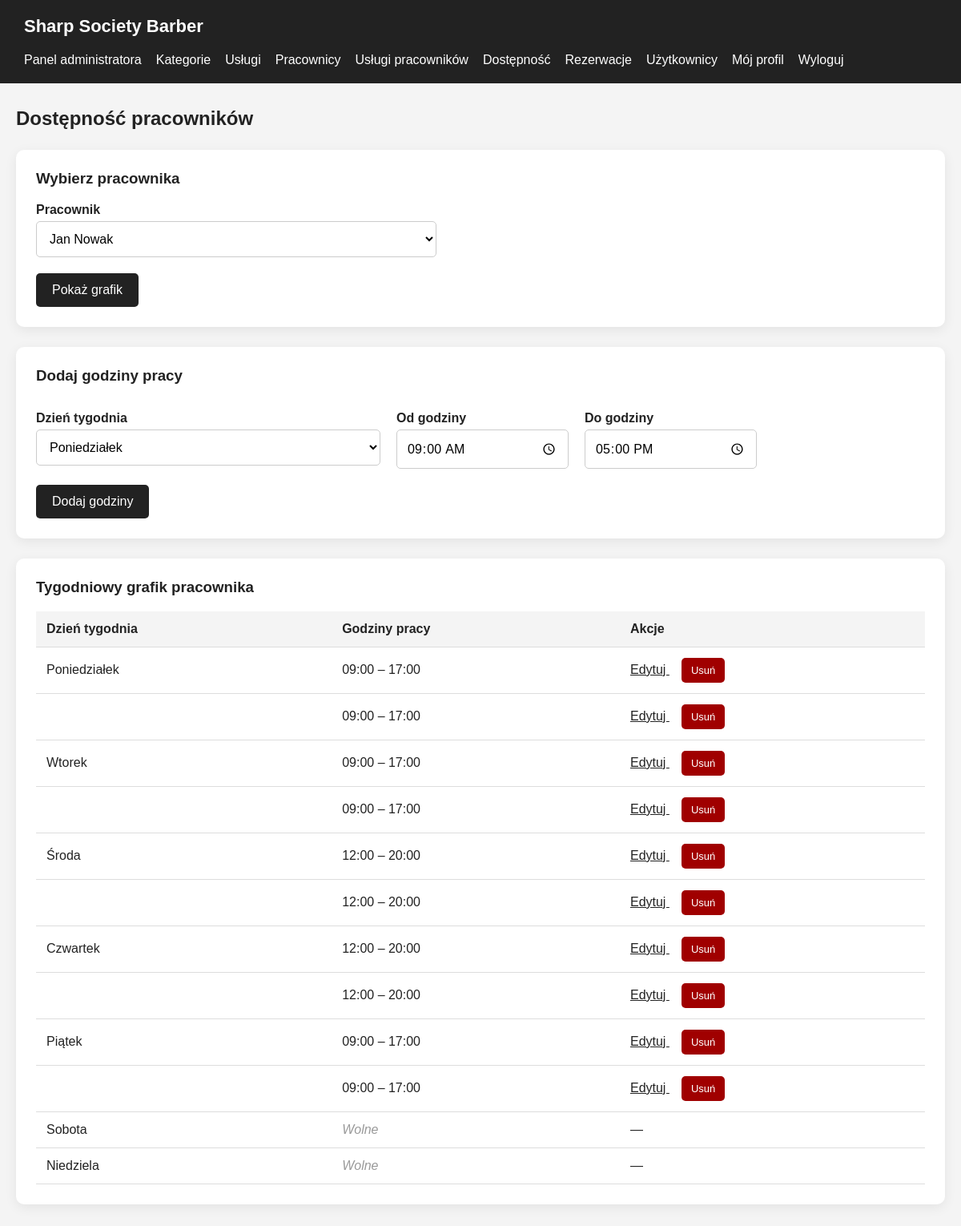
Page /public/admin/availability.php (signed in) on the earlier database version.
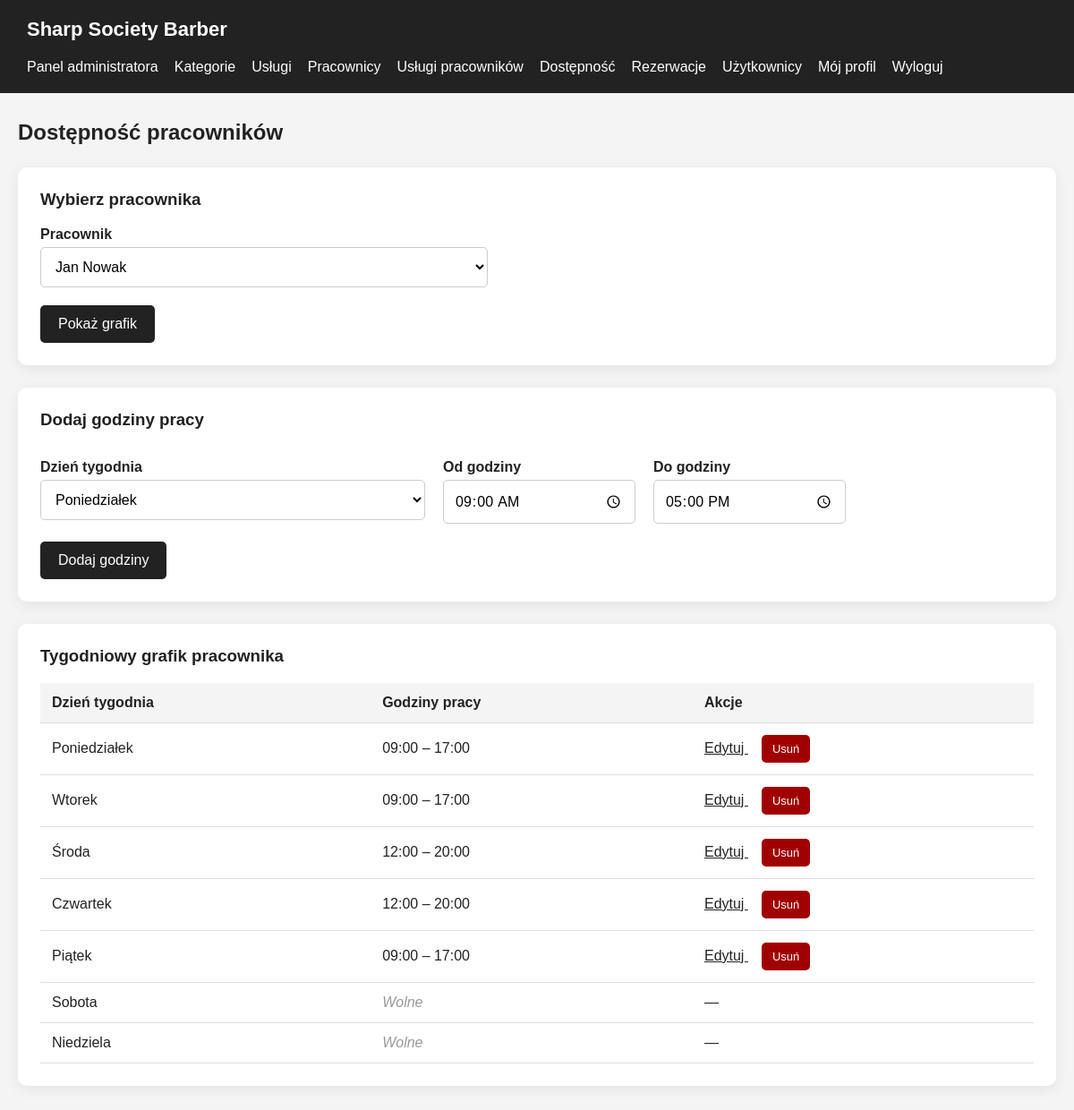
Same page on the later database version.
### tables this page shows
CREATE TABLE employee_availability (
    id INT UNSIGNED AUTO_INCREMENT PRIMARY KEY,
    employee_id INT UNSIGNED NOT NULL,
    day_of_week TINYINT UNSIGNED NOT NULL,
    start_time TIME NOT NULL,
    end_time TIME NOT NULL,

    CONSTRAINT fk_availability_employee
        FOREIGN KEY (employee_id)
        REFERENCES employees(id)
        ON UPDATE CASCADE
        ON DELETE CASCADE,

    CONSTRAINT chk_day_of_week
        CHECK (day_of_week BETWEEN 1 AND 7),

    CONSTRAINT chk_working_hours
        CHECK (start_time < end_time)
);

### public/admin/availability.php (the view, shortened to what this page needs)
<?php
require_once '../../config/database.php';
function availabilityEscape($value): string
{
    return htmlspecialchars((string) $value, ENT_QUOTES, 'UTF-8');
}
$days = [
    1 => 'Poniedziałek',
    2 => 'Wtorek',
    3 => 'Środa',
    4 => 'Czwartek',
    5 => 'Piątek',
    6 => 'Sobota',
    7 => 'Niedziela'
];
$employees = $pdo->query(
    'SELECT
        e.id,
        u.name,
        u.surname,
        e.active,
        u.active AS account_active
     FROM employees e
     INNER JOIN users u ON u.id = e.user_id
     ORDER BY u.surname, u.name'
)->fetchAll(PDO::FETCH_ASSOC);
$isPost = $_SERVER['REQUEST_METHOD'] === 'POST';
$rawEmployeeId = $isPost
    ? ($_POST['employee_id'] ?? null)
    : ($_GET['employee_id'] ?? null);
if ($rawEmployeeId === null && !$isPost && !empty($employees)) {
    $selectedId = (int) $employees[0]['id'];
} else {
    $selectedId = availabilityId($rawEmployeeId);
}
$form = [
    'id' => 0,
    'day_of_week' => 1,
    'start_time' => '09:00',
    'end_time' => '17:00'
];
$schedule = [];
if ($selectedId) {
    $stmt = $pdo->prepare(
        'SELECT id, day_of_week, start_time, end_time
         FROM employee_availability
         WHERE employee_id = ?
         ORDER BY day_of_week, start_time'
    );
    $stmt->execute([$selectedId]);
    foreach ($stmt->fetchAll(PDO::FETCH_ASSOC) as $slot) {
        $schedule[(int) $slot['day_of_week']][] = $slot;
    }
}
?>
<!DOCTYPE html>
<html lang="pl">
<head>
    <link rel="stylesheet" href="../css/style-admin-common.css">
    <link rel="stylesheet" href="../css/style-admin-availability.css">
    <link rel="stylesheet" href="../css/style-admin-nav.css">
</head>
<body>
    <header class="topbar">
        <h1>Sharp Society Barber</h1>
        <?php require '../../includes/admin-nav.php'; ?>
    </header>
    <main class="container">
        <h2>Dostępność pracowników</h2>
        <section class="card">
            <h3>Wybierz pracownika</h3>
            <?php if (empty($employees)): ?>
                <p>Brak pracowników w bazie danych.</p>
            <?php else: ?>
                <form method="GET" class="employee-selector">
                    <label for="employee_id">Pracownik</label>
                    <select id="employee_id" name="employee_id" required>
                        <?php foreach ($employees as $employee): ?>
                            <option
                                value="<?= (int) $employee['id'] ?>"
                                <?= (int) $employee['id'] === $selectedId ? 'selected' : '' ?>
                            >
                                <?= availabilityEscape(
                                    $employee['name'] . ' ' . $employee['surname']
                                ) ?>
                            </option>
                        <?php endforeach; ?>
                    </select>
                    <button type="submit">Pokaż grafik</button>
                </form>
            <?php endif; ?>
        </section>
        <?php if ($selectedId): ?>
            <section class="card">
                <h3>
                    <?= $form['id'] ? 'Edytuj godziny pracy' : 'Dodaj godziny pracy' ?>
                </h3>
                <form method="POST">
                    <div class="availability-form">
                        <div>
                            <label for="day_of_week">Dzień tygodnia</label>
                            <select id="day_of_week" name="day_of_week" required>
                                <?php foreach ($days as $number => $name): ?>
                                    <option
                                        value="<?= $number ?>"
                                        <?= (int) $form['day_of_week'] === $number ? 'selected' : '' ?>
                                    >
                                        <?= availabilityEscape($name) ?>
                                    </option>
                                <?php endforeach; ?>
                            </select>
                        </div>
                        <div>
                            <label for="start_time">Od godziny</label>
                            <input
                                type="time"
                                id="start_time"
                                name="start_time"
                                value="<?= availabilityEscape($form['start_time']) ?>"
                                required
                            >
                        </div>
                        <div>
                            <label for="end_time">Do godziny</label>
                            <input
                                type="time"
                                id="end_time"
                                name="end_time"
                                value="<?= availabilityEscape($form['end_time']) ?>"
                                required
                            >
                        </div>
                    </div>
                    <button type="submit">
                        <?= $form['id'] ? 'Zapisz zmiany' : 'Dodaj godziny' ?>
                    </button>
                </form>
            </section>
            <section class="card">
                <h3>Tygodniowy grafik pracownika</h3>
                <div class="table-wrapper">
                    <table>
                        <thead>
                            <tr>
                                <th>Dzień tygodnia</th>
                                <th>Godziny pracy</th>
                                <th>Akcje</th>
                            </tr>
                        </thead>
                        <tbody>
                            <?php foreach ($days as $dayNumber => $dayName): ?>
                                <?php if (empty($schedule[$dayNumber])): ?>
                                    <tr>
                                        <td><?= availabilityEscape($dayName) ?></td>
                                        <td class="day-off">Wolne</td>
                                        <td>—</td>
                                    </tr>
                                <?php else: ?>
                                    <?php foreach ($schedule[$dayNumber] as $index => $slot): ?>
                                        <tr>
                                            <td>
                                                <?= $index === 0
                                                    ? availabilityEscape($dayName)
                                                    : '' ?>
                                            </td>
                                            <td>
                                                <?= availabilityEscape(substr($slot['start_time'], 0, 5)) ?>
                                                –
                                                <?= availabilityEscape(substr($slot['end_time'], 0, 5)) ?>
                                            </td>
                                            <td class="actions">
                                                <a href="availability.php?employee_id=<?= $selectedId ?>&edit=<?= (int) $slot['id'] ?>">
                                                    Edytuj
                                                </a>
                                                <form
                                                    method="POST"
                                                    onsubmit="return confirm('Czy usunąć te godziny pracy?');"
                                                >
                                                    <button type="submit" class="delete-btn">
                                                        Usuń
                                                    </button>
                                                </form>
                                            </td>
                                        </tr>
                                    <?php endforeach; ?>
                                <?php endif; ?>
                            <?php endforeach; ?>
                        </tbody>
                    </table>
                </div>
            </section>
        <?php endif; ?>
    </main>
</body>
</html>

### includes/admin-nav.php (shortened to what this page needs)
<nav class="admin-nav">
    <a href="index.php">Panel administratora</a>
    <a href="categories.php">Kategorie</a>
    <a href="services.php">Usługi</a>
    <a href="employees.php">Pracownicy</a>
    <a href="employee-services.php">Usługi pracowników</a>
    <a href="availability.php">Dostępność</a>
    <a href="reservations.php">Rezerwacje</a>
    <a href="users.php">Użytkownicy</a>
    <a href="../profile.php">Mój profil</a>
    <form action="../logout.php" method="POST" class="admin-logout-form">
        <button type="submit" class="admin-logout-button">Wyloguj</button>
    </form>
</nav>

### public/css/style-admin-common.css (style rules this page uses)
* { box-sizing: border-box; }
body { margin: 0; background: #f4f4f4; color: #222; font-family: Arial, sans-serif; }
.topbar { display: flex; justify-content: space-between; align-items: center; flex-wrap: wrap; gap: 20px; padding: 20px 30px; background: #222; color: white; }
.topbar h1 { margin: 0; font-size: 22px; }
.container { max-width: 1450px; margin: 30px auto; padding: 0 20px; }
.card { margin-top: 25px; padding: 25px; background: white; border-radius: 10px; box-shadow: 0 4px 15px rgba(0, 0, 0, 0.07); }
.card h3 { margin-top: 0; }
label { display: block; margin: 15px 0 5px; font-weight: bold; }
select, textarea { width: 100%; padding: 12px; border: 1px solid #ccc; border-radius: 5px; background: white; font: inherit; }
button { padding: 12px 20px; margin-top: 20px; border: none; border-radius: 5px; background: #222; color: white; cursor: pointer; font: inherit; }
.table-wrapper { overflow-x: auto; }
table { width: 100%; border-collapse: collapse; }
th, td { padding: 13px; text-align: left; vertical-align: middle; border-bottom: 1px solid #ddd; }
th { background: #f4f4f4; }
.actions { white-space: nowrap; }
.actions a { color: #222; }
.actions form { display: inline-block; margin-left: 15px; }
.actions button { margin: 0; padding: 8px 12px; font-size: 13px; }

### public/css/style-admin-availability.css (style rules this page uses)
.employee-selector { max-width: 500px; }
.availability-form { display: grid; grid-template-columns: 2fr 1fr 1fr; gap: 20px; max-width: 900px; }
.availability-form input[type="time"] { width: 100%; padding: 12px; border: 1px solid #ccc; border-radius: 5px; background: white; font: inherit; }
.availability-form select { width: 100%; }
.day-off { color: #999; font-style: italic; }
.delete-btn { background: #a00000; }

### public/css/style-admin-nav.css (style rules this page uses)
.admin-nav { display: flex; align-items: center; flex-wrap: wrap; gap: 18px; }
.admin-nav a { color: white; text-decoration: none; white-space: nowrap; }
.admin-logout-form { margin: 0; }
.topbar .admin-nav .admin-logout-button { margin: 0; padding: 0; border: 0; background: transparent; color: white; font: inherit; cursor: pointer; white-space: nowrap; }

Differences in the rows shown:
no longer on this page (row edited): employee_availability: start_time "09:00", end_time "17:00"
no longer on this page (row edited): employee_availability: start_time "09:00", end_time "17:00"
no longer on this page (row edited): employee_availability: start_time "12:00", end_time "20:00"
no longer on this page (row edited): employee_availability: start_time "12:00", end_time "20:00"
no longer on this page (row edited): employee_availability: start_time "09:00", end_time "17:00"
